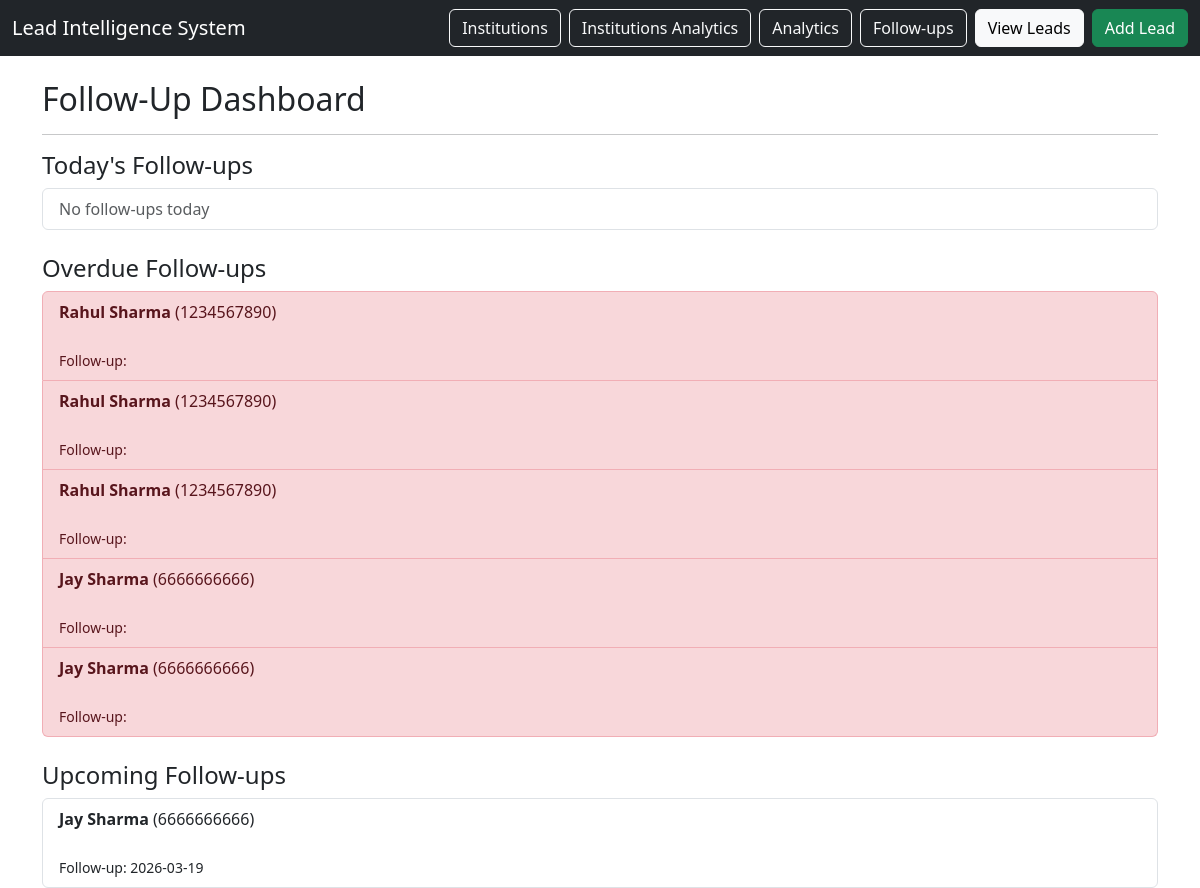
Before: /followups with the older database file.
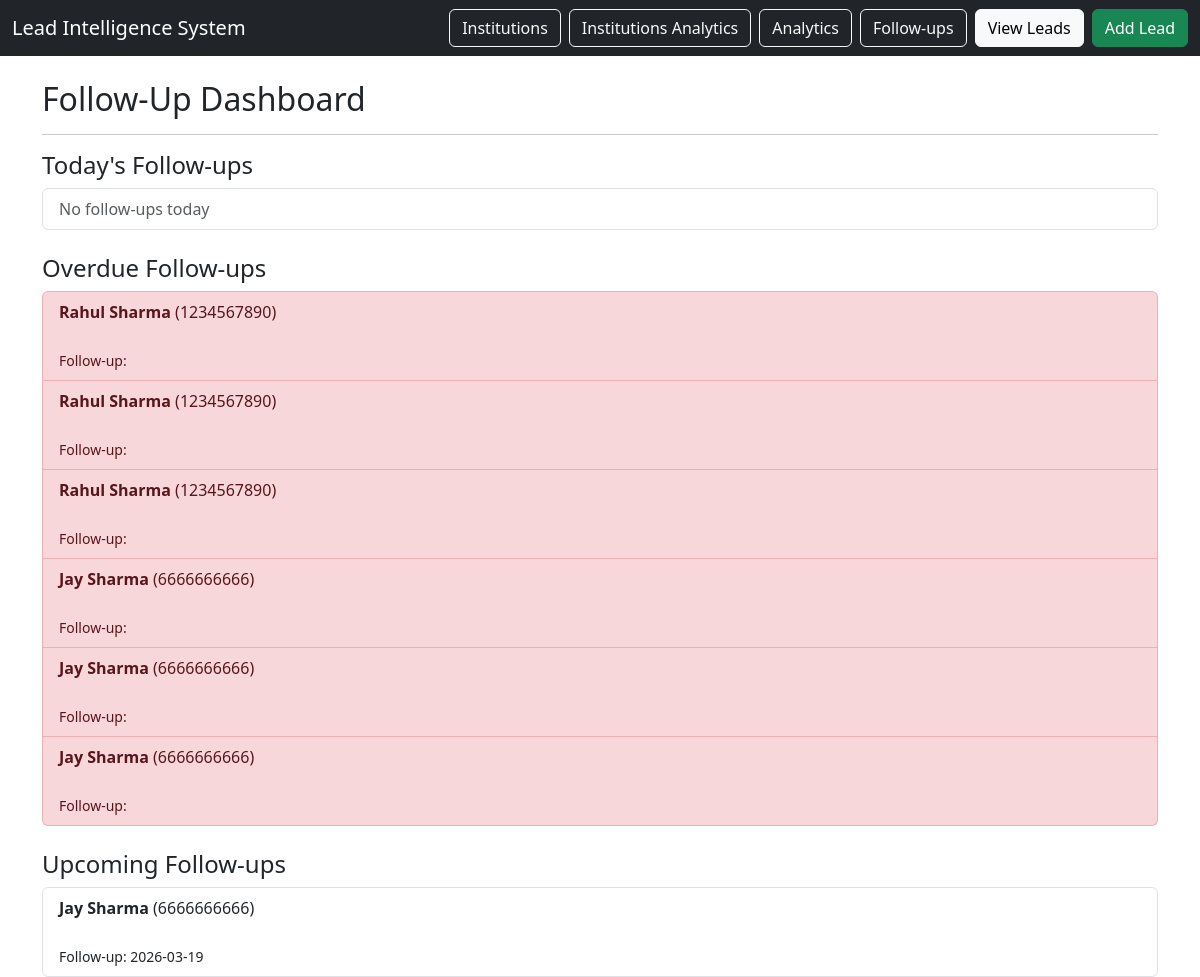
After: the same page with the newer database file.
### tables this page shows
CREATE TABLE interactions (
    interaction_id INTEGER PRIMARY KEY AUTOINCREMENT,
    lead_id INTEGER NOT NULL,
    interaction_type TEXT NOT NULL,
    notes TEXT,
    follow_up_date DATE,
    created_at TIMESTAMP DEFAULT CURRENT_TIMESTAMP,

    FOREIGN KEY (lead_id) REFERENCES leads(lead_id)
);

CREATE TABLE leads (
    lead_id INTEGER PRIMARY KEY AUTOINCREMENT,
    student_name TEXT NOT NULL,
    phone TEXT,
    city TEXT,
    school_id INTEGER,
    coaching_id INTEGER,
    course_interest TEXT,
    lead_source TEXT,
    interest_level TEXT,
    lead_score INTEGER DEFAULT 0,
    status TEXT CHECK(status IN (
        'new',
        'contacted',
        'interested',
        'applied',
        'admitted',
        'lost'
    )) DEFAULT 'new',
    created_at TIMESTAMP DEFAULT CURRENT_TIMESTAMP,
    notes TEXT,

    FOREIGN KEY (school_id) REFERENCES institutions(institution_id),
    FOREIGN KEY (coaching_id) REFERENCES institutions(institution_id)
);

### app.py (the view)
@app.route("/followups")
def followups():
    db = get_db()
    today = db.execute("""
        SELECT l.student_name, l.phone, i.notes, i.follow_up_date
        FROM interactions i
        JOIN leads l ON i.lead_id = l.lead_id
        WHERE i.follow_up_date = DATE('now')
        ORDER BY i.follow_up_date
    """).fetchall()
    overdue = db.execute("""
        SELECT l.student_name, l.phone, i.notes, i.follow_up_date
        FROM interactions i
        JOIN leads l ON i.lead_id = l.lead_id
        WHERE i.follow_up_date < DATE('now')
        ORDER BY i.follow_up_date
    """).fetchall()
    upcoming = db.execute("""
        SELECT l.student_name, l.phone, i.notes, i.follow_up_date
        FROM interactions i
        JOIN leads l ON i.lead_id = l.lead_id
        WHERE i.follow_up_date > DATE('now')
        ORDER BY i.follow_up_date
    """).fetchall()
    return render_template(
        "followups.html",
        today=today,
        overdue=overdue,
        upcoming=upcoming
    )

### database/db_connection.py (called while the page is built)
def get_db():
    conn = sqlite3.connect(DB_NAME)
    conn.row_factory = sqlite3.Row
    return conn

### templates/followups.html
{% extends "base.html" %}
{% block content %}
<h2>Follow-Up Dashboard</h2>
<hr>
<h4>Today's Follow-ups</h4>
<ul class="list-group mb-4">
{% for f in today %}
<li class="list-group-item">
<strong>{{ f.student_name }}</strong> ({{ f.phone }})<br>
{{ f.notes }}<br>
<small>Follow-up: {{ f.follow_up_date }}</small>
</li>
{% else %}
<li class="list-group-item text-muted">
No follow-ups today
</li>
{% endfor %}
</ul>
<h4>Overdue Follow-ups</h4>
<ul class="list-group mb-4">
{% for f in overdue %}
<li class="list-group-item list-group-item-danger">
<strong>{{ f.student_name }}</strong> ({{ f.phone }})<br>
{{ f.notes }}<br>
<small>Follow-up: {{ f.follow_up_date }}</small>
</li>
{% else %}
<li class="list-group-item text-muted">
No overdue follow-ups
</li>
{% endfor %}
</ul>
<h4>Upcoming Follow-ups</h4>
<ul class="list-group">
{% for f in upcoming %}
<li class="list-group-item">
<strong>{{ f.student_name }}</strong> ({{ f.phone }})<br>
{{ f.notes }}<br>
<small>Follow-up: {{ f.follow_up_date }}</small>
</li>
{% else %}
<li class="list-group-item text-muted">
No upcoming follow-ups
</li>
{% endfor %}
</ul>
{% endblock %}

Changed rows visible on the page:
added interactions: student_name "Jay Sharma", phone "6666666666", shown under "Overdue Follow-ups"
